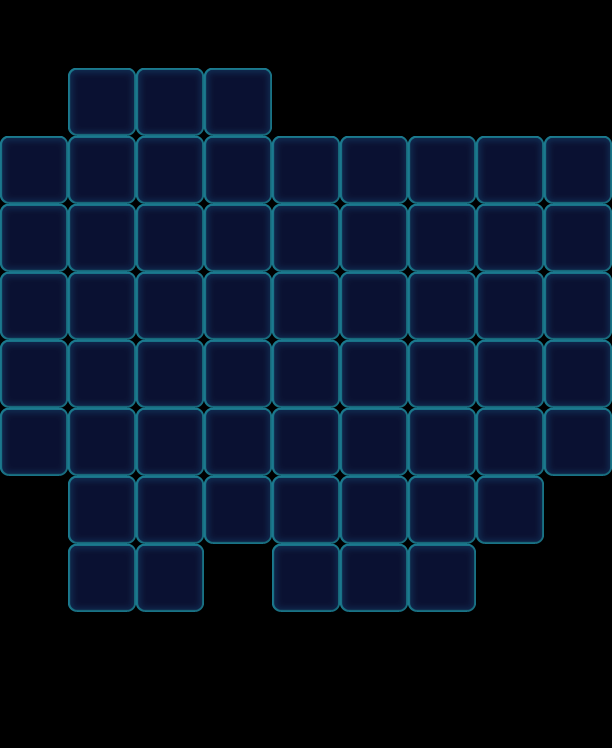

Tiled map render using the project's own tile images. Description and the map definition, with tile-layer contents summarised, below:
An orthogonal 9x11 tile map with 68x68 px tiles, 1 tile layer (Valid), 2 tilesets and 10 objects (6x Factory_Normal, 4x Boss).

<map version="1.0" orientation="orthogonal" width="9" height="11" tilewidth="68" tileheight="68">
 <properties>
  <property name="Connect" value="48,11,1|58,21,1|68,31,1" />
 </properties>
 <tileset firstgid="1" name="game_grid1" tilewidth="68" tileheight="68">
  <image source="game_grid1.png" width="68" height="68" />
 </tileset>
 <tileset firstgid="2" name="map" tilewidth="68" tileheight="68">
  <image source="map.png" width="1024" height="1024" />
 </tileset>
 <layer name="Valid" width="9" height="11">
  <data>[99 cells, 60 non-empty, 1 distinct tile ids]</data>
 </layer>
 <objectgroup name="BottomObj" width="9" height="11" />
 <objectgroup name="MiddleObj" width="9" height="11" />
 <objectgroup color="#000000" name="TopObj" width="9" height="11">
  <object name="10" type="Factory_Normal" x="340" y="68" width="68" height="68" />
  <object name="10" type="Factory_Normal" x="408" y="68" width="68" height="68" />
  <object name="10" type="Factory_Normal" x="272" y="68" width="68" height="68">
   <properties>
    <property name="Block" value="1" />
   </properties>
  </object>
  <object name="10" type="Factory_Normal" x="0" y="68" width="68" height="68">
   <properties>
    <property name="Block" value="1" />
   </properties>
  </object>
  <object name="10" type="Boss" x="68" y="476" width="68" height="68">
   <properties>
    <property name="BossName" value="Color1" />
    <property name="BossType" value="ColorBoss" />
    <property name="BossTypeConfig" value="Blue,Green,Yellow,Purple,Orange,Pink" />
   </properties>
  </object>
  <object name="10" type="Factory_Normal" x="476" y="68" width="68" height="68" />
  <object name="10" type="Factory_Normal" x="544" y="68" width="68" height="68" />
  <object name="10" type="Boss" x="136" y="476" width="68" height="68">
   <properties>
    <property name="BossName" value="Color1" />
    <property name="BossType" value="ColorBoss" />
    <property name="BossTypeConfig" value="Blue,Green,Yellow,Purple,Orange,Pink" />
   </properties>
  </object>
  <object name="10" type="Boss" x="68" y="544" width="68" height="68">
   <properties>
    <property name="BossName" value="Color1" />
    <property name="BossType" value="ColorBoss" />
    <property name="BossTypeConfig" value="Blue,Green,Yellow,Purple,Orange,Pink" />
   </properties>
  </object>
  <object name="10" type="Boss" x="136" y="544" width="68" height="68">
   <properties>
    <property name="BossName" value="Color1" />
    <property name="BossType" value="ColorBoss" />
    <property name="BossTypeConfig" value="Blue,Green,Yellow,Purple,Orange,Pink" />
   </properties>
  </object>
 </objectgroup>
</map>
